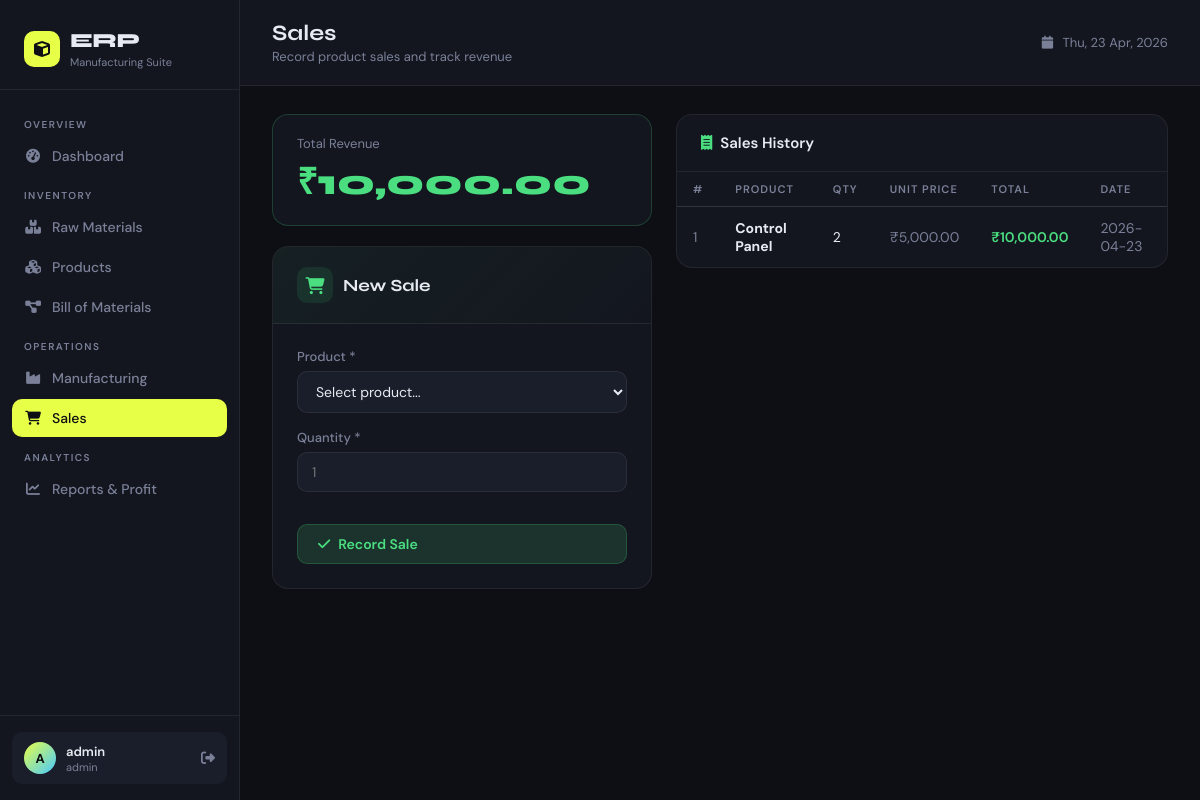
/sales (signed in), run on the app's committed database.
### tables this page shows
CREATE TABLE sales (
            id INTEGER PRIMARY KEY AUTOINCREMENT,
            product_id INTEGER NOT NULL,
            quantity INTEGER NOT NULL,
            unit_price REAL DEFAULT 0,
            total_amount REAL DEFAULT 0,
            date TEXT NOT NULL,
            FOREIGN KEY (product_id) REFERENCES products(id)
        );

CREATE TABLE products (
            id INTEGER PRIMARY KEY AUTOINCREMENT,
            name TEXT NOT NULL UNIQUE,
            stock INTEGER NOT NULL DEFAULT 0,
            selling_price REAL DEFAULT 0,
            cost_price REAL DEFAULT 0
        );

### app.py (the view)
@app.route("/sales")
@login_required
def sales():
    db = get_db()
    products = db.execute("SELECT * FROM products WHERE stock > 0 ORDER BY name").fetchall()
    all_products = db.execute("SELECT * FROM products ORDER BY name").fetchall()
    history = db.execute("""
        SELECT s.*, p.name as product_name
        FROM sales s JOIN products p ON s.product_id = p.id
        ORDER BY s.date DESC
    """).fetchall()
    total_revenue = sum(s["total_amount"] for s in history)
    db.close()
    return render_template("sales.html", products=products,
                           all_products=all_products,
                           history=history, total_revenue=total_revenue)

### app.py (called while the page is built)
def get_db():
    db = sqlite3.connect("erp.db")
    db.row_factory = sqlite3.Row  # This lets us access columns by name (row["name"])
    return db

def login_required(f):
    @wraps(f)
    def decorated(*args, **kwargs):
        if "user" not in session:
            return redirect(url_for("login"))
        return f(*args, **kwargs)
    return decorated

### templates/sales.html (shortened to what this page needs)
{% extends "base.html" %}
{% block page_title %}Sales{% endblock %}
{% block page_subtitle %}Record product sales and track revenue{% endblock %}
{% block content %}
<div class="sales-layout">
    <div>
        <div style="background:var(--surface);border:1px solid rgba(74,222,128,0.2);border-radius:16px;padding:20px 24px;margin-bottom:20px;">
            <div style="font-size:13px;color:var(--muted);margin-bottom:4px;">Total Revenue</div>
            <div class="rev-big">₹{{ "{:,.2f}".format(total_revenue) }}</div>
        </div>
        <div class="sell-form-card">
            <div class="sell-form-header">
                <div class="sell-form-title">
                    <div style="width:36px;height:36px;border-radius:10px;background:rgba(74,222,128,0.1);display:flex;align-items:center;justify-content:center;">
                        <i class="fas fa-cart-shopping" style="color:var(--success);"></i>
                    </div>
                    New Sale
                </div>
            </div>
            <div class="sell-form-body">
                <form method="POST" action="{{ url_for('sell') }}">
                    <div class="form-group">
                        <label class="form-label">Product *</label>
                        <select name="product_id" id="saleProduct" class="form-control" onchange="updatePreview()" required>
                            <option value="">Select product...</option>
                        </select>
                    </div>
                    <div class="form-group">
                        <label class="form-label">Quantity *</label>
                        <input type="number" name="quantity" id="saleQty" class="form-control" placeholder="1" min="1" oninput="updatePreview()" required/>
                    </div>
                    <button type="submit" class="btn btn-success" style="width:100%;margin-top:16px;">
                        <i class="fas fa-check"></i> Record Sale
                    </button>
                </form>
            </div>
        </div>
    </div>
    <div class="card" style="height:fit-content;">
        <div class="card-header">
            <div class="card-title"><i class="fas fa-receipt" style="color:var(--success);margin-right:8px;"></i>Sales History</div>
        </div>
        <div class="table-wrap">
            {% if history %}
            <table>
                <thead>
                    <tr><th>#</th><th>Product</th><th>Qty</th><th>Unit Price</th><th>Total</th><th>Date</th></tr>
                </thead>
                <tbody>
                    {% for s in history %}
                    <tr>
                        <td style="color:var(--muted)">{{ s.id }}</td>
                        <td><strong>{{ s.product_name }}</strong></td>
                        <td>{{ s.quantity }}</td>
                        <td style="color:var(--muted)">₹{{ "{:,.2f}".format(s.unit_price) }}</td>
                        <td style="color:var(--success);font-weight:600;">₹{{ "{:,.2f}".format(s.total_amount) }}</td>
                        <td style="color:var(--muted)">{{ s.date }}</td>
                    </tr>
                    {% endfor %}
                </tbody>
            </table>
            {% else %}
            <div style="text-align:center;padding:40px;color:var(--muted);">
                <i class="fas fa-cart-shopping" style="font-size:36px;margin-bottom:12px;"></i>
                <div>No sales recorded yet</div>
            </div>
            {% endif %}
        </div>
    </div>
</div>
{% endblock %}

### templates/base.html (style rules this page uses)
:root { --bg: #0d0f14; --surface: #13161e; --surface2: #1a1e2a; --border: rgba(255,255,255,0.07); --accent: #e8ff47; --accent2: #47c9ff; --accent3: #ff6b6b; --text: #e8eaf2; --muted: #7b8099; --success: #4ade80; --warning: #fbbf24; --danger: #f87171; --sidebar-w: 240px; }
* { margin:0; padding:0; box-sizing:border-box; }
body { font-family: 'DM Sans', sans-serif; background: var(--bg); color: var(--text); min-height: 100vh; }
.card { background: var(--surface); border: 1px solid var(--border); border-radius: 16px; overflow: hidden; }
.card-header { padding: 18px 24px; border-bottom: 1px solid var(--border); display: flex; align-items: center; justify-content: space-between; }
.card-title { font-size: 15px; font-weight: 600; }
.btn { display: inline-flex; align-items: center; gap: 8px; padding: 10px 20px; border-radius: 10px; border: none; font-family: 'DM Sans', sans-serif; font-size: 14px; font-weight: 600; cursor: pointer; text-decoration: none; transition: all 0.2s ease; }
.btn-success { background: rgba(74,222,128,0.15); color: var(--success); border: 1px solid rgba(74,222,128,0.2); }
.table-wrap { overflow-x: auto; }
table { width: 100%; border-collapse: collapse; font-size: 14px; }
thead th { padding: 10px 16px; text-align: left; font-size: 11px; font-weight: 600; letter-spacing: 1px; text-transform: uppercase; color: var(--muted); border-bottom: 1px solid var(--border); }
tbody tr { border-bottom: 1px solid var(--border); transition: background 0.15s; }
tbody tr:last-child { border-bottom: none; }
td { padding: 12px 16px; vertical-align: middle; }
.form-group { margin-bottom: 16px; }
.form-label { display: block; font-size: 13px; font-weight: 500; color: var(--muted); margin-bottom: 6px; }
.form-control { width: 100%; padding: 10px 14px; border-radius: 10px; background: var(--surface2); border: 1px solid var(--border); color: var(--text); font-family: 'DM Sans', sans-serif; font-size: 14px; transition: border-color 0.2s; }
.form-control option { background: var(--surface2); }

### templates/sales.html (style rules this page uses)
.sales-layout { display: grid; grid-template-columns: 380px 1fr; gap: 24px; }
.sell-form-card { background:var(--surface); border:1px solid var(--border); border-radius:16px; overflow:hidden; position: sticky; top: 20px; }
.sell-form-header { padding:20px 24px; border-bottom:1px solid var(--border); background:linear-gradient(135deg,rgba(74,222,128,0.05),transparent); }
.sell-form-title { font-family:'Syne',sans-serif; font-size:17px; font-weight:700; display:flex; align-items:center; gap:10px; }
.sell-form-body { padding:24px; }
.rev-big { font-family:'Syne',sans-serif; font-size:36px; font-weight:800; color:var(--success); }

### data on the page
sales: id "1", product_name "Control Panel", quantity "2", unit_price "5,000.00", total_amount "10,000.00", date "2026-04-23"

### other printed values
{{ session.user[0].upper() }} "A"
{{ session.user }} "admin"
{{ session.role }} "admin"
{{ "{:,.2f}".format(total_revenue) }} "10,000.00"
